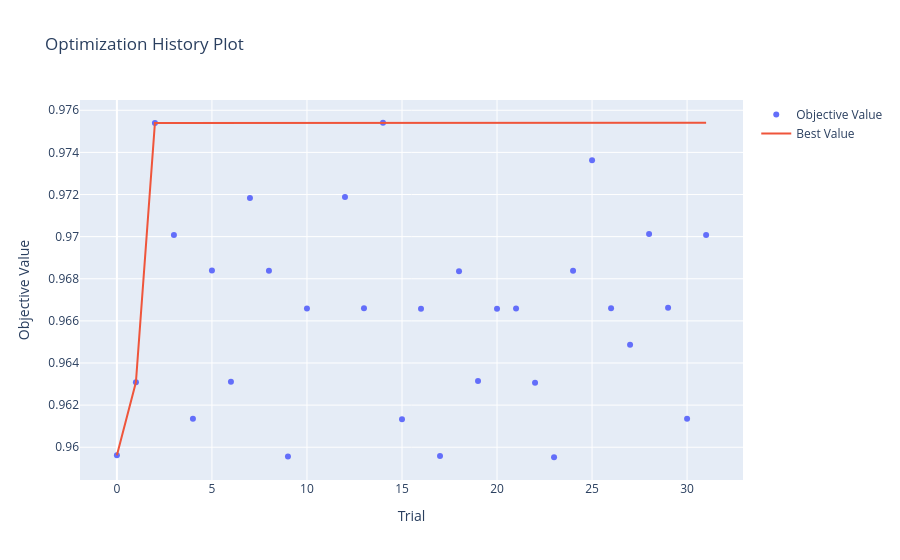
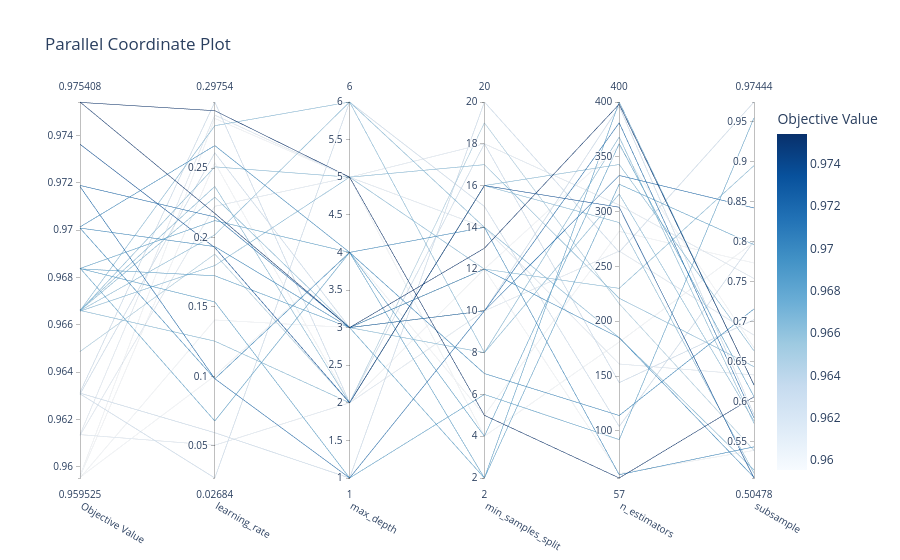
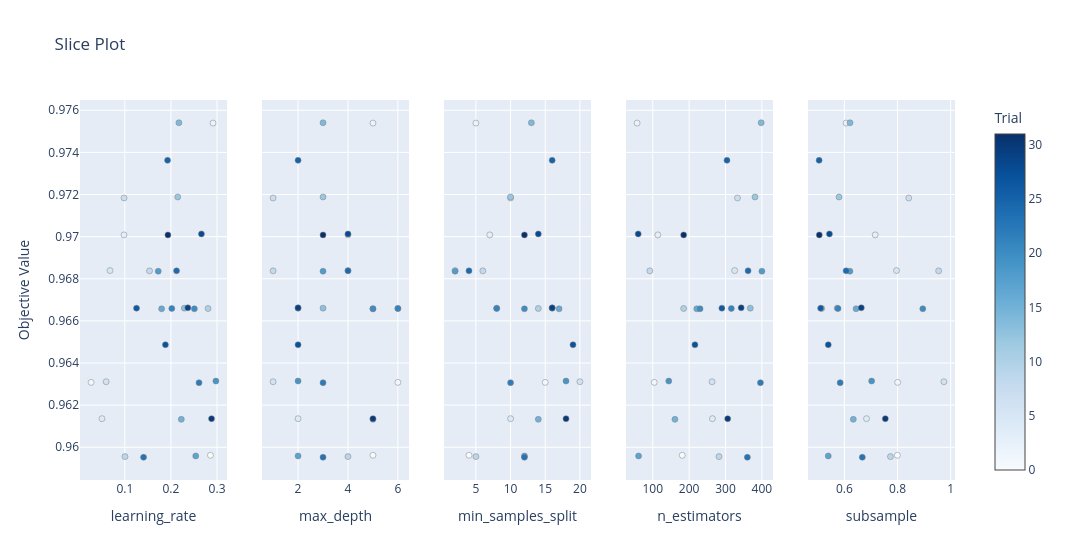
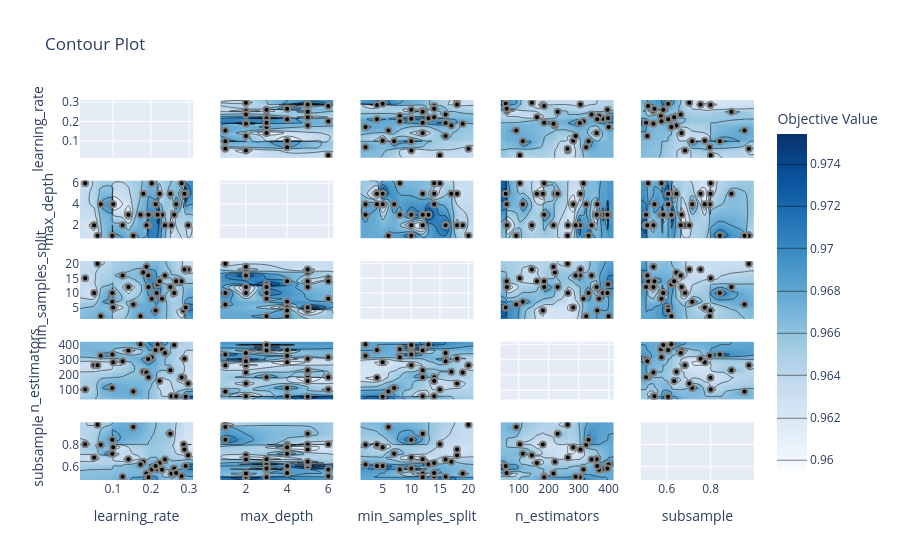

Notebook source saved alongside these figures, in order:
### Markdown cell above
## Optuna

Twoim zadaniem jest przeprowadzić pełną optymalizację hiperparametrów modelu `GradientBoostingClassifier` z użyciem Optuny.

Wykonaj:

1. Wczytaj dane z `sklearn.datasets`.
2. Zdefiniuj funkcję celu, w której:

   * pobierzesz hiperparametry z `trial.suggest_*`,
   * stworzysz model `GradientBoostingClassifier`,
   * ocenisz go 5-krotną walidacją krzyżową,
   * zwrócisz średnią dokładność.
3. Uruchom optymalizację z `TPESampler` + `MedianPruner`, ustawiając parametry:

   * `direction="maximize"`
   * `storage="sqlite:///gb_optuna.db"`
   * `load_if_exists=True`
4. Uruchom drugą optymalizację z `RandomSampler` (tylko porównanie, bez zapisu do bazy).
5. Wygeneruj kilka (minimum 3) wykresy z `optuna.visualization` na podstawie study zapisanej w SQLite.
6. Uruchom Optuna Dashboard na bazie `gb_optuna.db`.
7. Wydrukuj porównanie wyników TPE vs RandomSampler.

### Code cell
import optuna
from sklearn.ensemble import GradientBoostingClassifier
from sklearn.model_selection import cross_val_score, StratifiedKFold
from sklearn.datasets import load_breast_cancer

# ---------------------------------------------------------------
# 1) Wczytanie danych
# ---------------------------------------------------------------

X, y = load_breast_cancer(return_X_y=True)

# ---------------------------------------------------------------
# 2) Funkcja celu używana we wszystkich optymalizacjach
# ---------------------------------------------------------------

def objective(trial):

    params = {
        "n_estimators": trial.suggest_int('n_estimators', 50, 400),
        "learning_rate": trial.suggest_float('learning_rate', 0.01, 0.3),
        "max_depth": trial.suggest_int("max_depth", 1, 6),
        "subsample": trial.suggest_float('subsample', 0.5, 1.0),
        "min_samples_split": trial.suggest_int('min_samples_split', 2, 20)
    }

    model = GradientBoostingClassifier(**params)

    cv = StratifiedKFold(n_splits=5, shuffle=True)
    scores = cross_val_score(model, X, y, cv=cv, scoring="accuracy")

    return scores.mean()

# ---------------------------------------------------------------
# 3) Główna optymalizacja — TPE + zapis do SQLite
# ---------------------------------------------------------------

study_sqlite = optuna.create_study(
    study_name="gb_sqlite_study",
    storage="sqlite:///gb_optuna.db",
    direction="maximize",
    load_if_exists=True,
    sampler= optuna.samplers.TPESampler(seed=42),
    pruner= optuna.pruners.MedianPruner(),
)

# Uzupełnij (study_sqlite.optimize, show_progress_bar=True)
study_sqlite.optimize(objective, n_trials=10, show_progress_bar=True)

print("Najlepsze parametry TPE:", study_sqlite.best_params)
print("Najlepsze accuracy TPE:", study_sqlite.best_value)

# ---------------------------------------------------------------
# 4) Druga optymalizacja — RandomSampler (bez zapisu do bazy)
# ---------------------------------------------------------------

# study_random = # Uzupełnji (create_study, direction="maximize", optuna.samplers.RandomSampler(seed=42))
study_random = optuna.create_study(
    study_name='without_sqlite',
    direction='maximize',
    load_if_exists=True,
    sampler=optuna.samplers.RandomSampler(seed=42)
)


# Uzupełnij (study_random.optimize)
study_random.optimize(objective, n_trials=10, show_progress_bar=True)


print("Najlepsze accuracy RandomSampler:", study_random.best_value)

# ---------------------------------------------------------------
# 5) Wizualizacje
# ---------------------------------------------------------------

from optuna.visualization import (
    plot_optimization_history,
    plot_parallel_coordinate,
    plot_slice,
    plot_contour,
    plot_param_importances,
    plot_intermediate_values,
    plot_edf,
    plot_timeline,
    plot_rank,
)

# Uzupełnij
plot_optimization_history(study_sqlite).show()
plot_parallel_coordinate(study_sqlite).show()
plot_slice(study_sqlite).show()
plot_contour(study_sqlite).show()
plot_param_importances(study_sqlite).show()
plot_intermediate_values(study_sqlite).show()
plot_edf(study_sqlite).show()
plot_timeline(study_sqlite).show()
plot_rank(study_sqlite).show()

# ---------------------------------------------------------------
# 6) Dashboard — komenda do uruchomienia w terminalu:
# ---------------------------------------------------------------
# optuna-dashboard sqlite:///gb_optuna.db

# ---------------------------------------------------------------
# 7) Porównanie wyników
# ---------------------------------------------------------------

print("===============================================")
print("PORÓWNANIE")
print("TPE (SQLite):   ", study_sqlite.best_value)
print("RandomSampler:   ", study_random.best_value)
print("===============================================")
